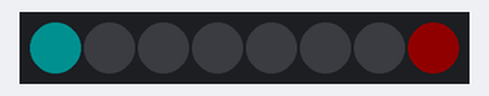
The sketch below on a simulated Arduino Uno, built with avr-gcc and run on an emulated ATmega328P. Parts: 8 RGB LEDs in strip order, left to right. Dim RGB values are drawn brighter than linear; random numbers use the default seed unless the sketch sets one.

Above: at 0.1 s.
At 4.6 s:
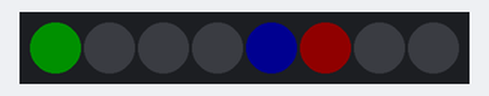
At 6.8 s:
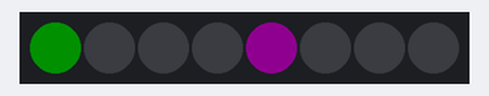
At 18.1 s:
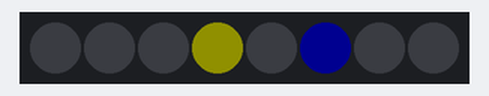
At 27.8 s:
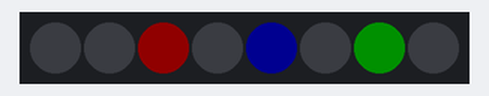
At 36.8 s:
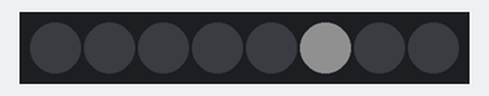
Timing chart, 0 to 40.0 s (numbered marks = the images above):
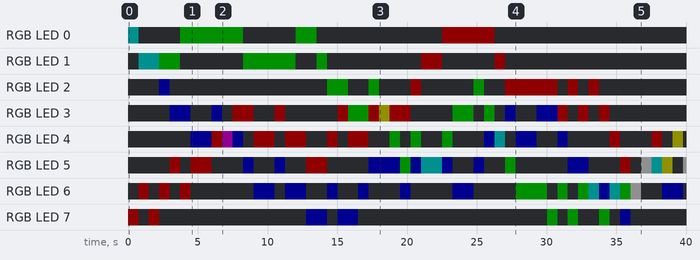

The sketch:

random_walk.ino
```cpp
/**** DONT TOUCH THESE **********/
#include <Adafruit_NeoPixel.h>
#define PIN      2
#define N_LEDS 8
Adafruit_NeoPixel strip = Adafruit_NeoPixel(N_LEDS, PIN, NEO_GRB + NEO_KHZ800);
/*******************************/
#define N_PARTICLE 3
#define NV N_LEDS*3
#define PARTICLE_VOLUME 16 // intensity of each particle. these add when overlapping so make sure that PARTICLE_VOLUME*N_PARTICLE <255

void setup() {
  strip.begin();
  strip.show(); // Initialize all pixels to 'off'
  // if analog input pin 0 is unconnected, random analog
  // noise will cause the call to randomSeed() to generate
  // different seed numbers each time the sketch runs.
  // randomSeed() will then shuffle the random function.
  randomSeed(analogRead(0));
}

void loop() {
  rnd_walk();
}

static void rnd_walk(){
  short pos[N_PARTICLE] = {7}; // all non-initialized values will be set to 0 (ie, 7,0,0}
  short rnd[N_PARTICLE] = {0}; // all zeros
  unsigned int rgb_buffer[3]; // holds RGB

  while(true){
    // select random left or right movement for each particle
    for(short i=0;i<N_PARTICLE;i=i+1){
      rnd[i]=random(3); // random(max): max is _exclusive_ upper bound. random(3) (or greater) will leave a possibility of the particle staying still
    }
    clear(); // set all LEDs to zero
    // loop over each particle...
    for (short i=0; i<N_PARTICLE; i=i+1){
      if(rnd[i] == 0){ pos[i]=pos[i]+1; } // move right,
      else if(rnd[i] == 1) { pos[i]=pos[i]-1; } // or left, otherwise the particle will stay still
      pos[i]=min(max(pos[i],0),strip.numPixels()-1); // bound the new position to [0,7] -- sticky edges
      unpack_rgb( rgb_buffer, strip.getPixelColor(pos[i]) ); // get the i-th pixel color and convert to RGB. Write RGB values to array.
      // add to the LED intensity. each third particle is red, hence the mod(). if you have lots of particles they are: r, g, b, r, g, b,...
      rgb_buffer[i%3]=rgb_buffer[i%3] + PARTICLE_VOLUME;
      strip.setPixelColor(pos[i],rgb_buffer[0],rgb_buffer[1],rgb_buffer[2]); // set the LED color
    }
    strip.show();
    delay(750);
  }
}

/**********************************
 *
 *
 *  LIBRARY OF FUNCTIONS FOR GENERAL USE
 *
 */
static void clear() {
  for(uint16_t i=0; i<strip.numPixels(); i++) {
     strip.setPixelColor(i, 0, 0,0);
   }
}

// This takes an packed 32-bit RGB from getPixelColor() and converts to RGB
// Call it like this:
//     unsigned int rgb_buffer[3]; // holds RGB
//     unpack_rgb( rgb_buffer, strip.getPixelColor(pos[i]) );
//
void unpack_rgb(unsigned int *buf, uint32_t rgb) { // buffer, and input -- y'all working in C now
  buf[0]=(rgb>>16) &0xff;
  buf[1]=(rgb>>8) &0xff;
  buf[2]= rgb & 0xff;
}
```

Measured:
- by itself, RGB LED 3: off → RGB(0, 0, 16) at 3.0 s, → off 1.5 s later, → RGB(0, 0, 16) 1.5 s later, → off 0.75 s later, … (27 changes in this stretch)
- by itself, RGB LED 0: off → RGB(0, 16, 16) at 0.00 s, → off 0.75 s later, → RGB(0, 16, 0) 3.0 s later, → off 4.5 s later, … (8 changes in this stretch)
- what the display in image 1 shows lasts 1.5 s, from 4.5 s to 6.0 s
- what the display in image 2 shows lasts 0.7 s, from 6.8 s to 7.5 s
